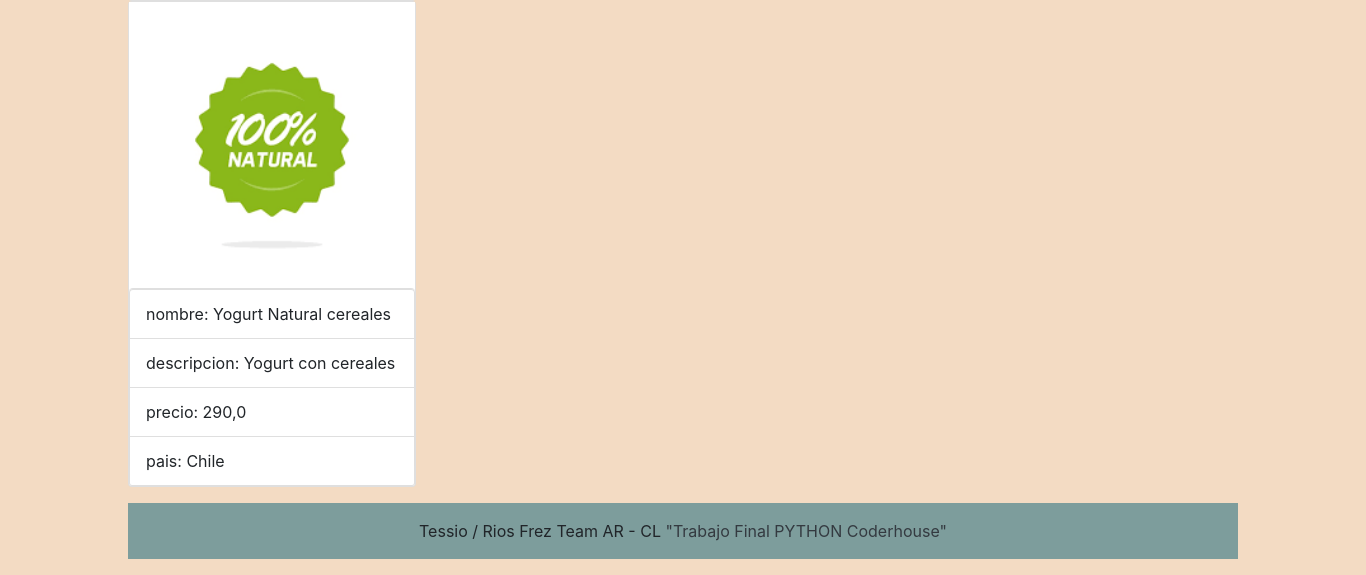
The app's page /Healthdrink/ (lower part), older data.
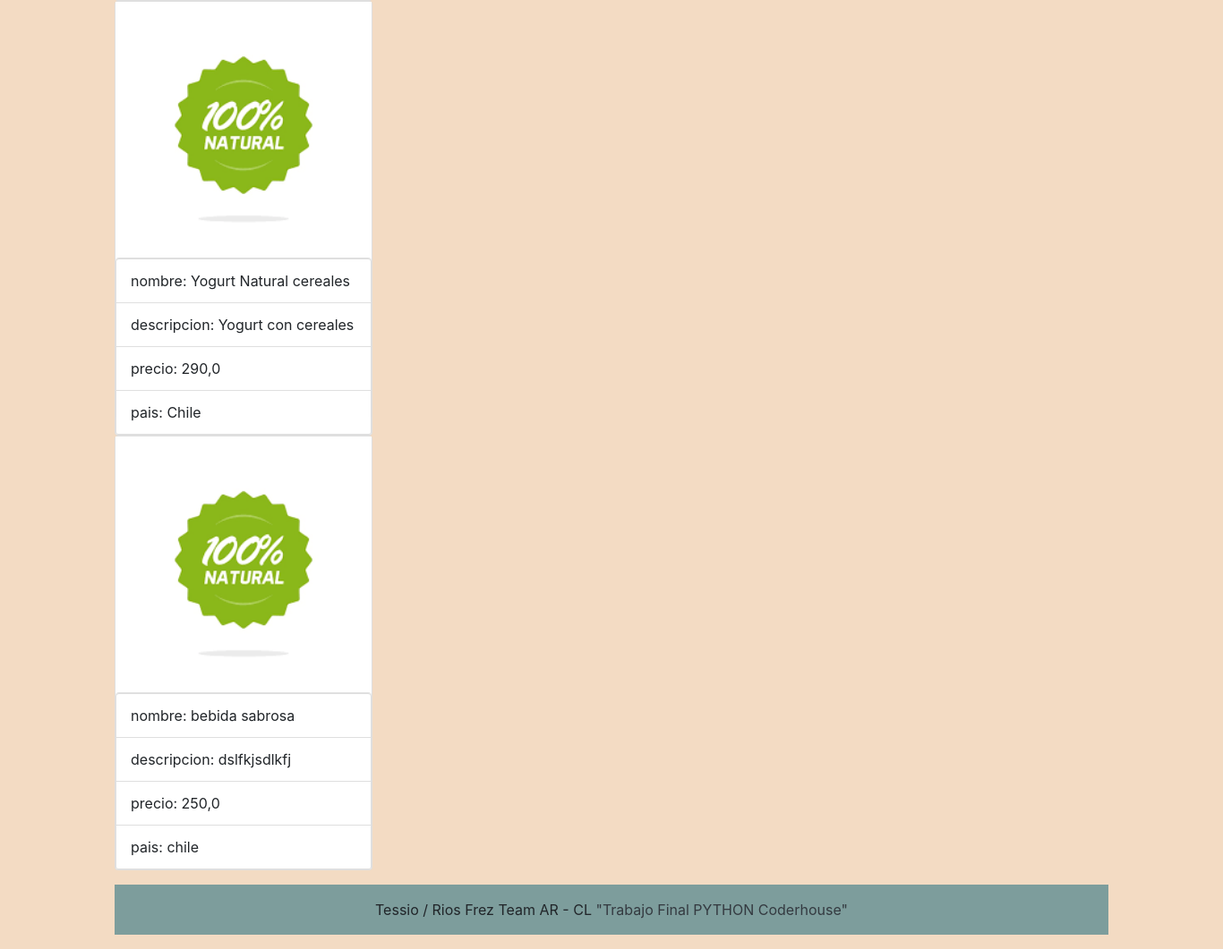
The same page, newer data.
### nutrisur/models.py (models this page shows)
class Healthdrink(models.Model):
    name = models.CharField(max_length=40)
    description = models.CharField(max_length=500,null=True,blank=True)
    price = models.FloatField()
    country = models.CharField(max_length=40)
    image = models.ImageField(upload_to='products/', null=True, blank=True)

### nutrisur/views.py (the view)
# urls.py: path('Healthdrink/', products, name ='Healthdrink'),
def products(request):
    consulta = Healthdrink.objects.all()
    context = {'Healthdrink': consulta}
    return render(request, "healthdrink.html", context=context)

### templates/healthdrink.html (shortened to what this page needs)
{% extends 'base.html' %}
{% block contenido_que_cambia %}
<p>
{% for i in Healthdrink %}
<div class="card" style="width: 18rem;">
  {% if product.image %}
        <img src="{{product.image.url}}" class="card-img-top">
        {% else %}
        <img>
        {% endif %}
    <ul class="list-group list-group-light">
      <li class="list-group-item px-3">nombre: {{i.name}}</li>
      <li class="list-group-item px-3">descripcion: {{i.description}} </li>
      <li class="list-group-item px-3">precio: {{i.price}} </li>
      <li class="list-group-item px-3">pais: {{i.country}} </li>
    </ul>
  </div>
{% endfor %}
<p>
{% endblock %}

### templates/base.html (shortened to what this page needs)
<!DOCTYPE html>
<html lang="en">
<head>
    <link rel="stylesheet" href="https://cdn.jsdelivr.net/npm/bootstrap@4.6.2/dist/css/bootstrap.min.css"
>
</head>
<body style="background-color:#f3dbc3 ">
    <div class="container">
    {% block contenido_que_cambia %}{% endblock %}
    <footer class="bg-light text-center text-lg-start">
        <div class="text-center p-3" style="background-color: #7D9D9C
        ">
            Tessio / Rios Frez
            Team AR - CL
            <a class="text-dark" href="https://mdbootstrap.com/"> "Trabajo Final PYTHON Coderhouse"</a>
        </div>
    </footer>
</body>
</html>

Row changes from the older to the newer data that the page shows:
added Healthdrink: name "bebida sabrosa", description "dslfkjsdlkfj", price "250,0", country "chile"
